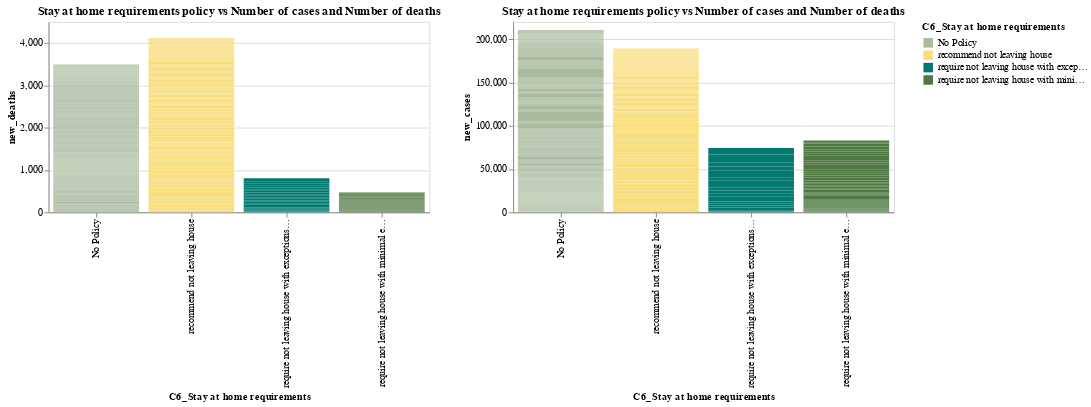

Notebook code for this chart:
### Code cell
domain = ['No Policy', "recommend not leaving house",
                                                 "require not leaving house with exceptions for 'essential' trips",
                                               "require not leaving house with minimal exceptions"]
range_ = ['#A9BA9D', '#F8DE7E', '#01796F','#4F7942']


alt.Chart(dfC).mark_bar().encode(
    alt.Y(alt.repeat("column"), type='quantitative'),
    alt.X(alt.repeat("row"), type='nominal'),
    color=alt.Color('C6_Stay at home requirements:N',scale=alt.Scale(domain=domain, range=range_))
).properties(
    width=400,
    height=200,
    title = "Stay at home requirements policy vs Number of cases and Number of deaths ",

).repeat(
    row=['C6_Stay at home requirements'],
    column=['new_deaths','new_cases']
)

### Figure 1 — Vega-Lite specification as saved in the notebook (floating-point values rounded to 4 significant figures; data arrays with more than 128 entries replaced by an {"elided": "..."} marker saying what was removed)
{"config": {"view": {"continuousWidth": 400, "continuousHeight": 300}}, "repeat": {"column": ["new_deaths", "new_cases"], "row": ["C6_Stay at home requirements"]}, "spec": {"data": {"name": "data-6cb9bbe6c1deb7b38f0901c23222f159"}, "mark": "bar", "encoding": {"color": {"field": "C6_Stay at home requirements", "scale": {"domain": ["No Policy", "recommend not leaving house", "require not leaving house with exceptions for 'essential' trips", "require not leaving house with minimal exceptions"], "range": ["#A9BA9D", "#F8DE7E", "#01796F", "#4F7942"]}, "type": "nominal"}, "x": {"field": {"repeat": "row"}, "type": "nominal"}, "y": {"field": {"repeat": "column"}, "type": "quantitative"}}, "height": 200, "title": "Stay at home requirements policy vs Number of cases and Number of deaths ", "width": 400}, "$schema": "https://vega.github.io/schema/vega-lite/v4.17.0.json", "datasets": {"data-6cb9bbe6c1deb7b38f0901c23222f159": {"elided": "670 records"}}}
